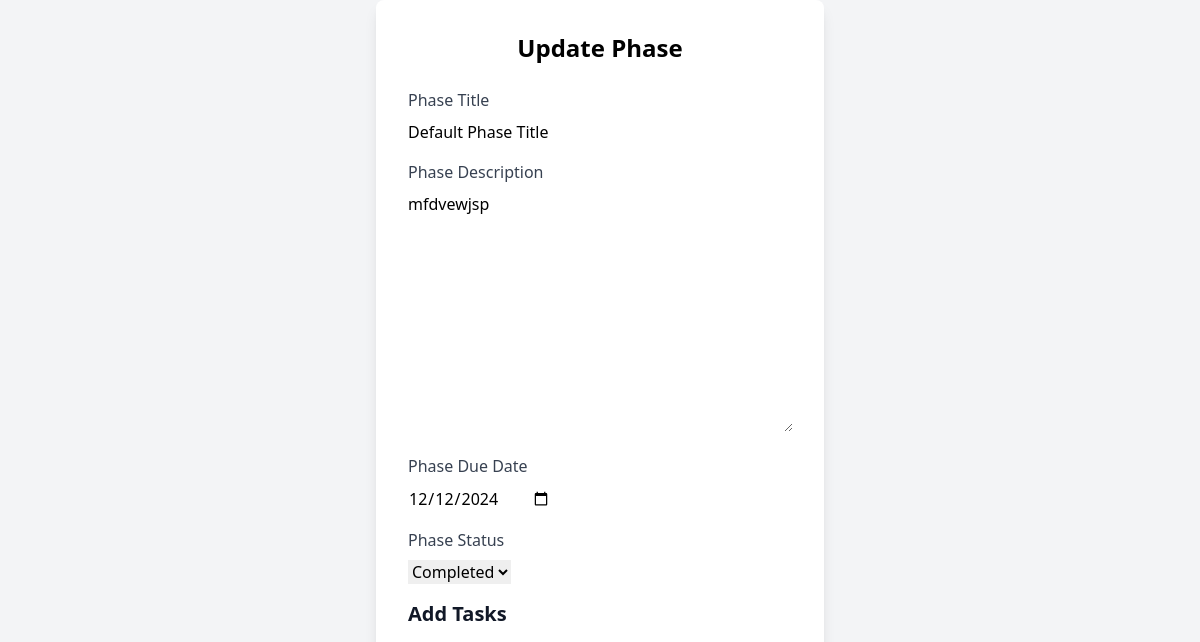
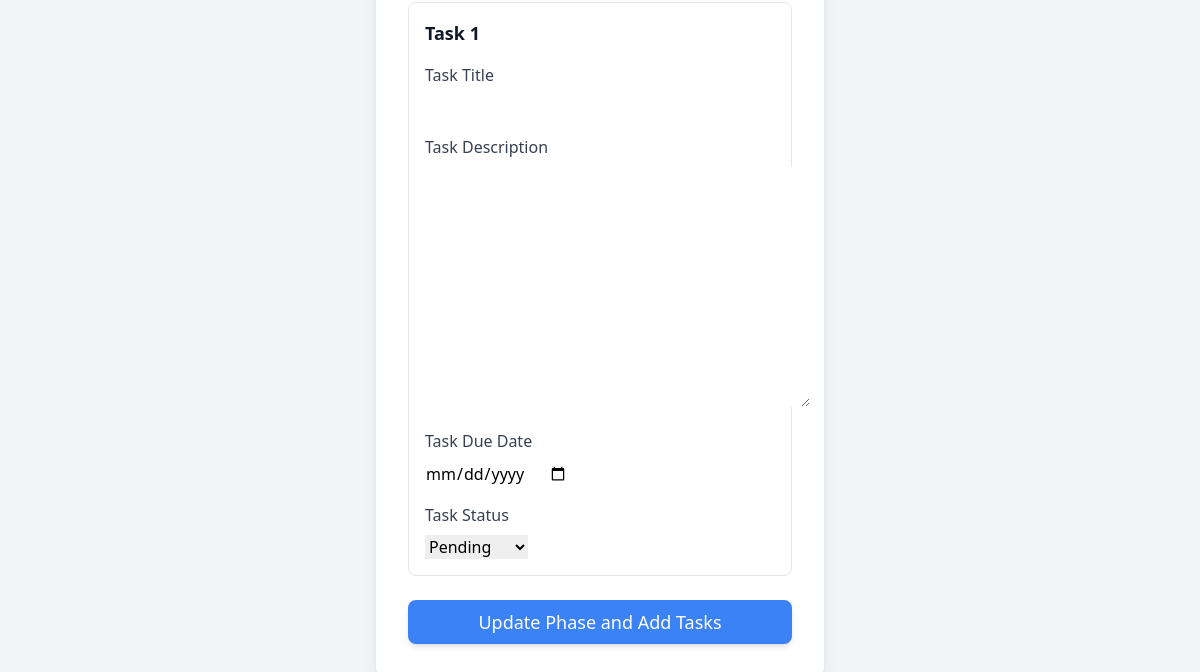
The page /phases/4/updates/ (signed in) on the database as committed earlier (2 pictures, top to bottom).
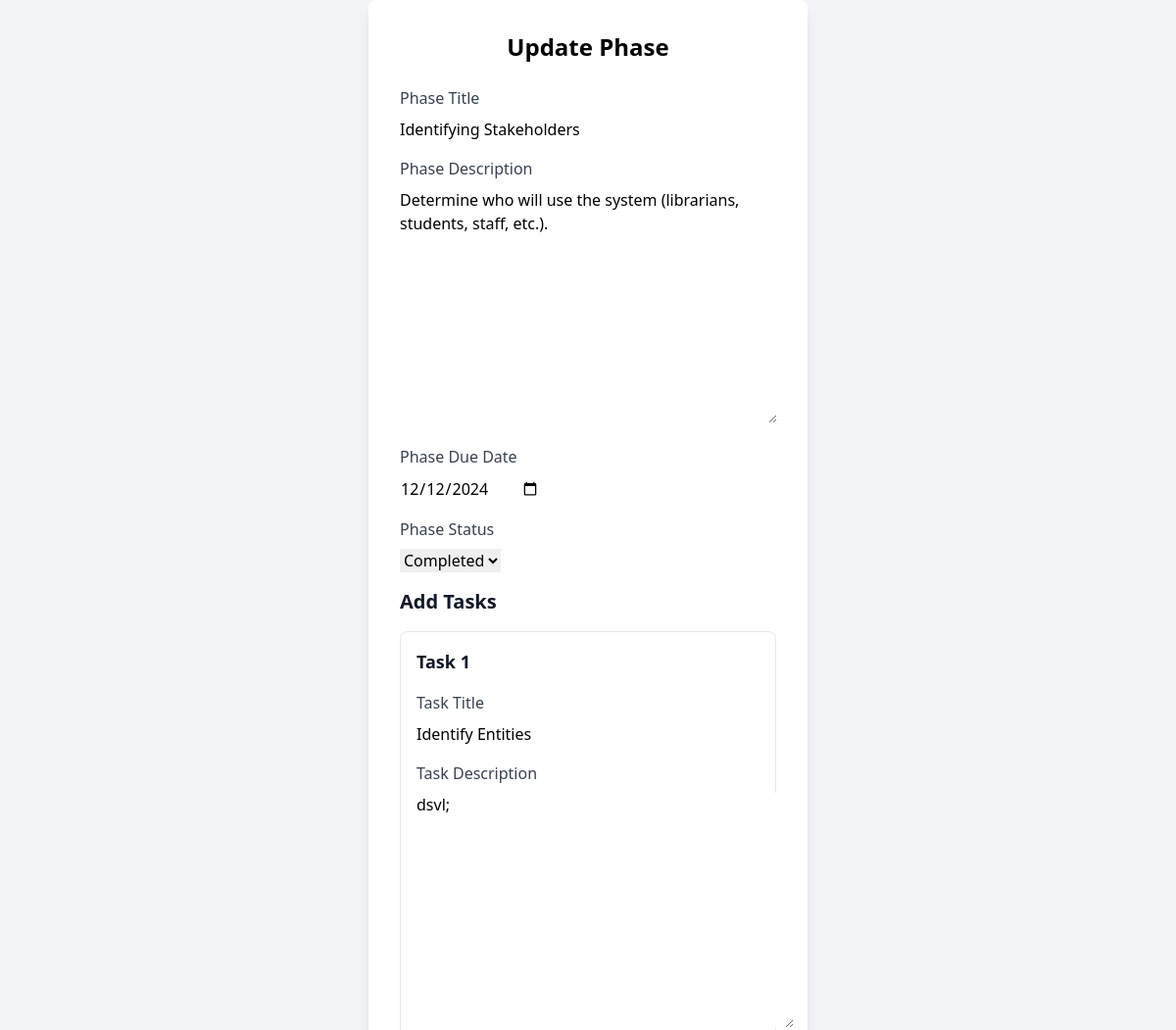
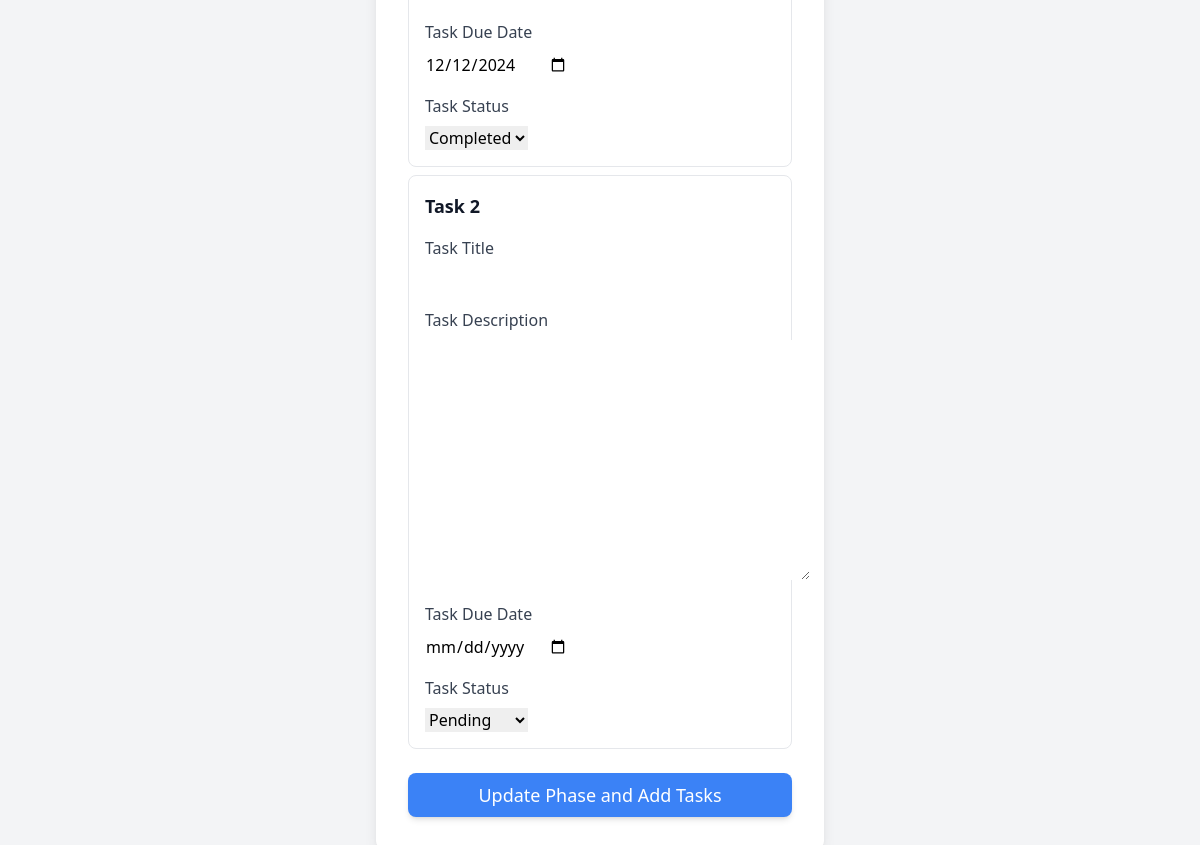
The same page on the database as committed later (2 pictures, top to bottom).
### MySiteApp/models.py (models this page shows, shortened)
class Phases(models.Model):
    id = models.AutoField(primary_key=True)
    title = models.CharField(max_length=100,default="Default Phase Title")
    description = models.TextField(blank=True, null=True)
    due_date = models.DateField()
    status = models.CharField(max_length=50, choices=[('pending', 'Pending'), ('completed', 'Completed')], default='pending')
    project = models.ForeignKey(Project, on_delete=models.CASCADE, related_name='phases')
    mentor_notes = models.TextField(blank=True, null=True)  # Notes from the mentor

### MySiteApp/views.py (the view)
# urls.py: path('phases/<int:phase_id>/updates/', views.create_update, name='create_update'),
@login_required
def create_update(request, phase_id):
    phase = get_object_or_404(models.Phases, id=phase_id)
    project = phase.project  # Get the project linked to the phase
    if request.method == "POST":
        phase_form = forms.PhaseForm(request.POST, instance=phase)
        task_formset = forms.TaskFormSet(request.POST)
        if phase_form.is_valid() and task_formset.is_valid():
            with transaction.atomic():
                phase_form.save()
                tasks = task_formset.save(commit=False)
                for task in tasks:
                    task.phase = phase
                    task.save()
                for deleted_task in task_formset.deleted_objects:
                    deleted_task.delete()
            return redirect('project_details', project_id=project.id)
        else:
            print("Phase Form Errors:", phase_form.errors)
            print("Task Formset Errors:", task_formset.errors)
    else:
        phase_form = forms.PhaseForm(instance=phase)
        task_formset = forms.TaskFormSet(queryset=models.Task.objects.filter(phase=phase))  # Get tasks associated with the phase
    return render(request, 'phases/create_update.html', {'phase_form': phase_form,'task_formset': task_formset,'phase': phase})

### MySiteApp/forms.py (shortened to what this page needs)
class PhaseForm(forms.ModelForm):
    task_title = forms.CharField(max_length=100, required=False, label="Task Title")
    task_description = forms.CharField(widget=forms.Textarea, required=False, label="Task Description")
    task_due_date = forms.DateField(widget=forms.DateInput(attrs={'type': 'date'}), required=False, label="Task Due Date")
    task_status = forms.ChoiceField(choices=[('pending', 'Pending'), ('completed', 'Completed')], required=False, label="Task Status")
    class Meta:
        model = models.Phases
        fields = ['title', 'description', 'due_date', 'status']
        widgets = {
            'due_date': forms.DateInput(attrs={'type': 'date', 'class': 'form-control'}),
        }

### MySiteApp/templates/phases/create_update.html (shortened to what this page needs)
<!DOCTYPE html>
<html lang="en">
<head>
    <script src="https://cdn.tailwindcss.com"></script>
</head>
<body class="bg-gray-100 min-h-screen flex items-center justify-center">
<div class="bg-white p-8 rounded-lg shadow-lg w-full max-w-md">
    <h2 class="text-2xl font-bold text-center mb-6">Update Phase</h2>
    <form method="POST">
        <div class="space-y-4">
            <div class="space-y-2">
                <label for="id_title" class="block text-gray-700 font-medium">Phase Title</label>
                {{ phase_form.title }}
            </div>
            <div class="space-y-2">
                <label for="id_description" class="block text-gray-700 font-medium">Phase Description</label>
                {{ phase_form.description }}
            </div>
            <div class="space-y-2">
                <label for="id_due_date" class="block text-gray-700 font-medium">Phase Due Date</label>
                {{ phase_form.due_date }}
            </div>
            <div class="space-y-2">
                <label for="id_status" class="block text-gray-700 font-medium">Phase Status</label>
                {{ phase_form.status }}
            </div>
            <div class="space-y-2 mt-6">
                <h2 class="text-xl font-semibold text-gray-900 mb-4">Add Tasks</h2>
                {% for form in task_formset %}
                    <div class="border p-4 rounded-lg space-y-4">
                        <h3 class="text-lg font-semibold text-gray-900">Task {{ forloop.counter }}</h3>
                        <div class="space-y-2">
                            <label for="id_{{ form.prefix }}_title" class="block text-gray-700 font-medium">Task Title</label>
                            {{ form.title }}
                        </div>
                        <div class="space-y-2">
                            <label for="id_{{ form.prefix }}_description" class="block text-gray-700 font-medium">Task Description</label>
                            {{ form.description }}
                        </div>
                        <div class="space-y-2">
                            <label for="id_{{ form.prefix }}_due_date" class="block text-gray-700 font-medium">Task Due Date</label>
                            {{ form.due_date }}
                        </div>
                        <div class="space-y-2">
                            <label for="id_{{ form.prefix }}_status" class="block text-gray-700 font-medium">Task Status</label>
                            {{ form.status }}
                        </div>
                    </div>
                {% endfor %}
            </div>
        </div>
        <a href="{% url 'project_details' project_id=phase.project.id%}"><button type="submit" class="w-full py-2 mt-6 bg-blue-500 text-white text-lg rounded-lg shadow-md hover:bg-blue-600">
            Update Phase and Add Tasks
        </button></a>
    </form>
</div>
</body>
</html>

Rows that differ between the two databases and show on the page:
changed Phases "Completed": title "Default Phase Title" → "Identifying Stakeholders"; description "mfdvewjsp" → "Determine who will use the system (librarians, students, staff, etc.)."
Other text that changed with them:
form field title: (not shown) → "Identify Entities"
form field description: (not shown) → "dsvl;"
form field due_date: (not shown) → "12/12/2024"
form field status: "Pending" → "Completed"
new list line: "Task 2 Task Title  Task Description  Task Due Date  Task Status Pending"
